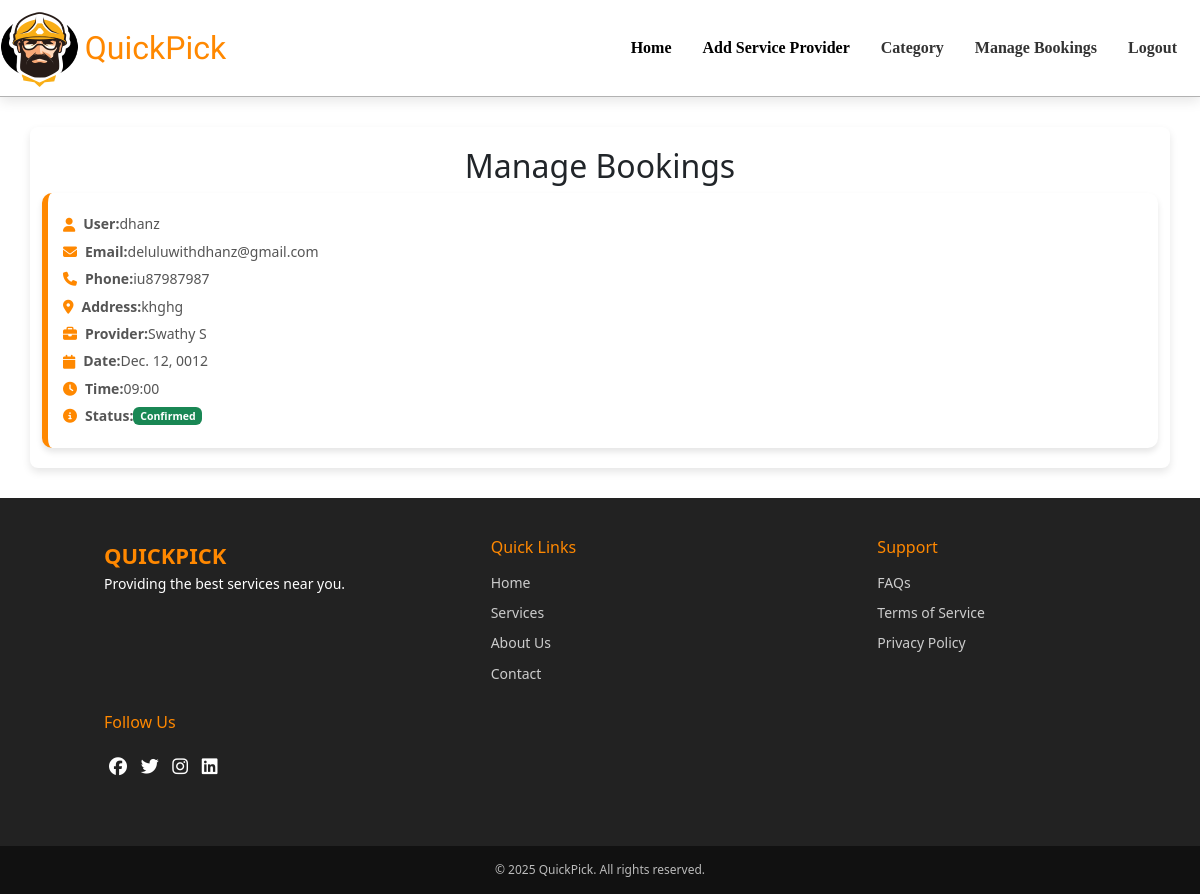
/admin_bookings/ (signed in), run on an earlier commit of the app's database.
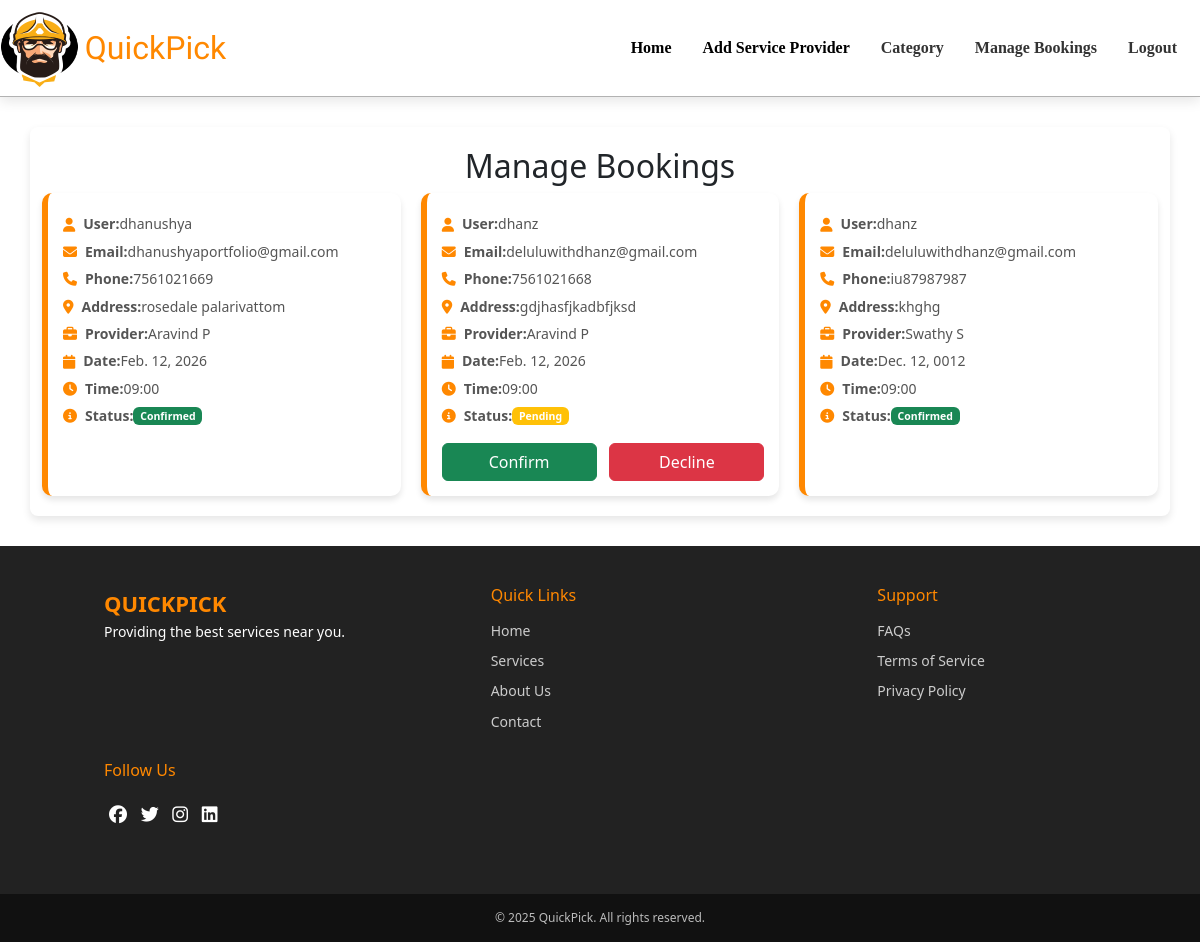
And on a later commit of the database.
### app/models.py (models this page shows, shortened)
class Booking(models.Model):
    provider = models.ForeignKey('ServiceProvider', on_delete=models.CASCADE)
    user = models.ForeignKey(User, on_delete=models.CASCADE)
    phone = models.CharField(max_length=15)  # Store user phone number
    address = models.TextField()  # Store user address
    date = models.DateField()
    time = models.CharField(max_length=50)
    status = models.CharField(max_length=20, default="Pending")  # Booking status
    payment_amount = models.DecimalField(max_digits=10, decimal_places=2, default=0.0)  # Advance payment amount
    payment_status = models.CharField(max_length=20, choices=[('Pending', 'Pending'), ('Paid', 'Paid')], default='Pending')  # Payment status
    advance_paid = models.BooleanField(default=False)  # Flag to track if the advance payment has been paid
    razorpay_payment_id = models.CharField(max_length=255, blank=True, null=True)  # Store Razorpay payment ID
    class Meta:
        unique_together = ('provider', 'date', 'time')

class ServiceProvider(models.Model):
    category = models.ForeignKey(Category, on_delete=models.CASCADE)
    profile = models.FileField()
    name = models.TextField()
    phone = models.IntegerField(unique=True)
    experience = models.IntegerField()
    availability = models.BooleanField(default=True)
    rating = models.FloatField(default=0.0)
    location = models.TextField()
    des = models.TextField()
    charge = models.FloatField()
    working_hours = models.TextField()

### app/views.py (the view)
# urls.py: path('admin_bookings/', views.admin_bookings, name='admin_bookings'),
def admin_bookings(req):
    if 'admin' in req.session:
        bookings = Booking.objects.all().order_by('-date')
        return render(req, 'admin/admin_bookings.html', {'bookings': bookings})
    return redirect(user_login)

### templates/admin/admin_bookings.html (shortened to what the changed rows need)
<!DOCTYPE html>
<html lang="en">
<head>
    {% load static %}
    <link rel="stylesheet" href="{% static 'css/admin_bookings.css' %}">
    <link rel="stylesheet" href="{% static 'css/footer.css' %}">
    <link href="https://cdn.jsdelivr.net/npm/bootstrap@5.3.3/dist/css/bootstrap.min.css" rel="stylesheet">
    <link rel="stylesheet" href="https://cdnjs.cloudflare.com/ajax/libs/font-awesome/6.5.1/css/all.min.css">
    <link href="https://cdn.jsdelivr.net/npm/bootstrap@5.3.3/dist/css/bootstrap.min.css" rel="stylesheet">
</head>
<body>
    <div class="container">
        <h2>Manage Bookings</h2>
        <div class="booking-list">
            {% for booking in bookings %}
            <div class="booking-card">
                <div class="booking-details">
                    <p><i class="fas fa-user"></i> <strong>User:</strong> {{ booking.user.first_name }}</p>
                    <p><i class="fas fa-envelope"></i> <strong>Email:</strong> {{ booking.user.username }}</p>
                    <p><i class="fas fa-phone"></i> <strong>Phone:</strong> {{ booking.phone }}</p>
                    <p><i class="fas fa-map-marker-alt"></i> <strong>Address:</strong> {{ booking.address }}</p>
                    <p><i class="fas fa-briefcase"></i> <strong>Provider:</strong> {{ booking.provider.name }}</p>
                    <p><i class="fas fa-calendar"></i> <strong>Date:</strong> {{ booking.date }}</p>
                    <p><i class="fas fa-clock"></i> <strong>Time:</strong> {{ booking.time }}</p>
                    <p><i class="fas fa-info-circle"></i> <strong>Status:</strong>
                        {% if booking.status == "Pending" %}
                            <span class="badge bg-warning">Pending</span>
                        {% elif booking.status == "Confirmed" %}
                            <span class="badge bg-success">Confirmed</span>
                        {% elif booking.status == "Declined" %}
                            <span class="badge bg-danger">Declined</span>
                        {% endif %}
                    </p>
                </div>
                {% if booking.status == "Pending" %}
                <div class="button-group">
                    <a href="{% url 'confirm_booking' booking.id %}" class="btn btn-success">Confirm</a>
                    <a href="{% url 'decline_booking' booking.id %}" class="btn btn-danger">Decline</a>
                </div>
                {% endif %}
            </div>
            {% endfor %}
        </div>
    </div>
</body>
</html>

What changed in the data, as far as the page shows it:
added Booking: user.first_name "dhanushya", user.username "dhanushyaportfolio@gmail.com", phone "7561021669", address "rosedale palarivattom", provider.name "Aravind P", date "Feb. 12, 2026", time "09:00", status "Confirmed"
added Booking: user.first_name "dhanz", user.username "deluluwithdhanz@gmail.com", phone "7561021668", address "gdjhasfjkadbfjksd", provider.name "Aravind P", date "Feb. 12, 2026", time "09:00", status "Pending"
